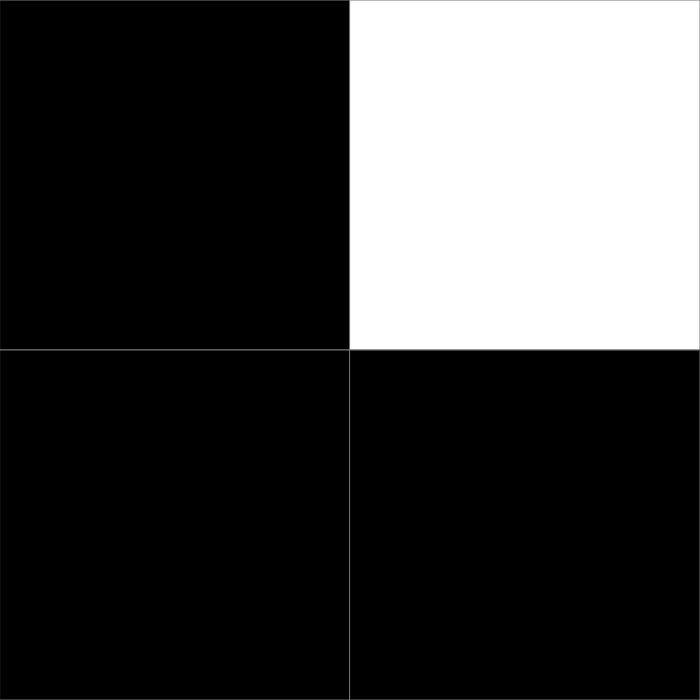
Frame 1 (no input)
Frame 60 (no input): identical to frame 1, image omitted
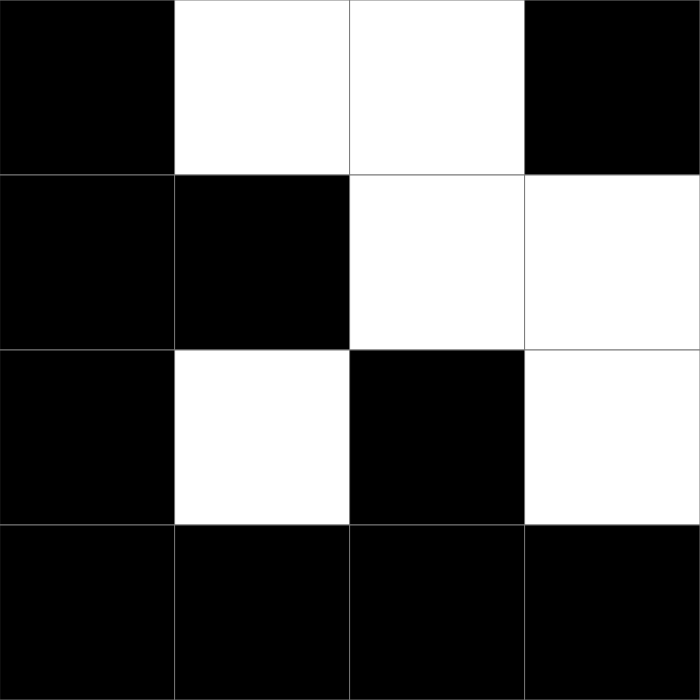
Frame 120 (the mouse pressed at the canvas centre since frame 60)

The p5.js sketch that drew these frames (run headless with seeded random() and noise() and a simulated clock; from frame 60 on, the mouse is pressed at the canvas centre):

// p5.js sketch
// ── sketch.js
let H = [1,-1,1,1];
let H0 = H.slice();
let m = 2;


function setup() {
    canvas = createCanvas(700, 700);
}

function mousePressed() {
    H=nextH();
}
function nextH() {
    let nb = H.length;
    let Hn = [];
    for(let b=0; b<2 ; b++) {
        for (let j=0; j<m ; j++) {
            for (let a=0; a<2;a++) {
                for (let i=0; i<m ; i++) {
                    let idx = j*m+ i;
                    Hn.push(H0[a+b*2] * H[idx]);
                }
            }
        }
    }
    return Hn;
}

function draw() {
    background(255);
    let nb = H.length;
    m = Math.sqrt(nb);
    let wh = width / m;
    stroke(120);
    for (let i=0; i<nb ; i++) {
        let c = color(0);
        if (H[i] === -1) {c = color(255);}
        let x = (i % m) * wh;
        let y = Math.floor(i / m) * wh;
        fill(c);
        rect(x,y,wh,wh);
    }
}
